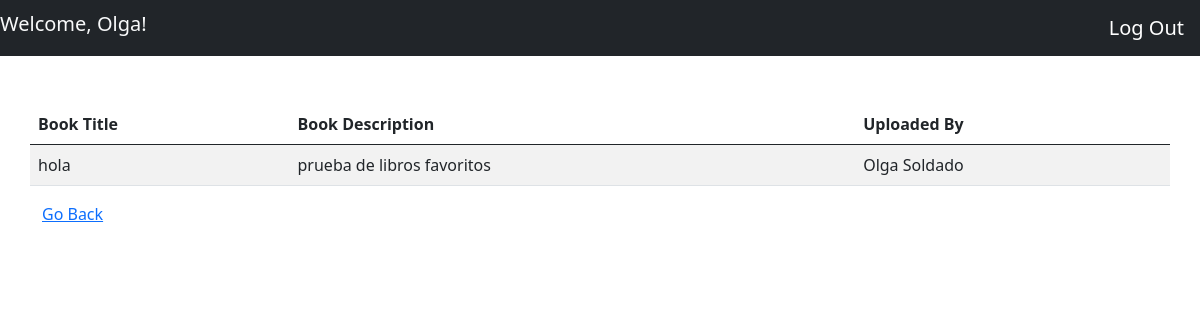
/favorite_books (signed in), run on the app's committed database.
### libros_app/models.py (models this page shows, shortened)
class User(models.Model):
    first_name = models.CharField(max_length=60)
    last_name = models.CharField(max_length=60)
    email = models.CharField(max_length=60)
    password = models.CharField(max_length=60)
    created_at = models.DateTimeField(auto_now_add=True)
    updated_at = models.DateTimeField(auto_now=True)
    objects = UserManager()

class Book(models.Model):
    title = models.CharField(max_length=60)
    desc = models.TextField()
    uploaded_by = models.ForeignKey(User, related_name="books_uploaded",on_delete=models.CASCADE)
    users_who_like = models.ManyToManyField(User, related_name="liked_books")
    created_at = models.DateTimeField(auto_now_add=True)
    updated_at = models.DateTimeField(auto_now=True)
    objects = BookManager()

### libros_app/views.py (the view)
# urls.py: path('favorite_books', views.favorite_books),
def favorite_books(request):
    context = {
      'user': User.objects.get(id=request.session['uid']),
    }
    return render(request, 'favorite_books.html', context)

### libros_app/templates/favorite_books.html (shortened to what this page needs)
<!DOCTYPE html>
<html lang="en">
<head>
  <link href="https://cdn.jsdelivr.net/npm/bootstrap@5.0.2/dist/css/bootstrap.min.css" rel="stylesheet">
</head>
<body>
  <nav class="navbar navbar-light bg-light justify-content-between navbar-dark bg-dark">
    <h5 class="h5 text-right text-light"> Welcome, {{user.first_name}}!</h5>
    <a href="/logout" class="navbar-brand">Log Out</a>
  </nav>
  <div class="container mt-5">
    <div class="row align-items-center">
      <table class="table table-striped table-hover">
        <thead class="thead-dark">
          <tr>
            <th>Book Title</th>
            <th>Book Description</th>
            <th>Uploaded By</th>
          </tr>
        </thead>
        <tbody>
          {%for favorite_book in user.liked_books.all%}
          <tr>
            <td>{{favorite_book.title}}</td>
            <td>{{favorite_book.desc}}</td>
            <td>{{favorite_book.uploaded_by.first_name}} {{favorite_book.uploaded_by.last_name}}</td>
          </tr>
          {%endfor%}
        </tbody>
      </table>
      <a href="/books">Go Back</a>
    </div>
  </div>
</body>
</html>

### data on the page
User: first_name "Olga"
Book: title "hola", desc "prueba de libros favoritos", uploaded_by.first_name "Olga", uploaded_by.last_name "Soldado"
